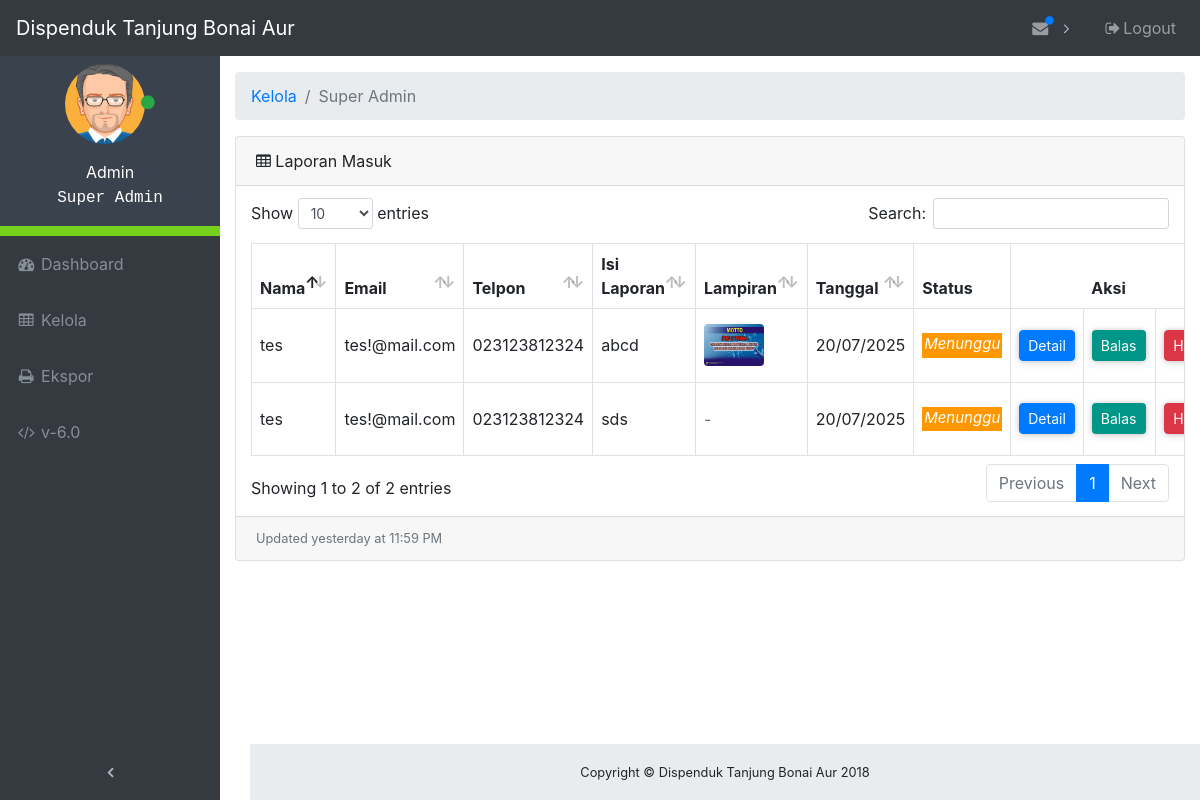
The app's page /admin/tables.php (signed in) with its own data.
### tables this page shows
CREATE TABLE `divisi` (
  `id_divisi` int(11) NOT NULL,
  `nama_divisi` varchar(64) NOT NULL
);

CREATE TABLE `laporan` (
  `id` int(11) NOT NULL,
  `nama` varchar(64) NOT NULL,
  `email` varchar(64) NOT NULL,
  `telpon` varchar(12) NOT NULL,
  `alamat` varchar(256) NOT NULL,
  `tujuan` int(11) NOT NULL,
  `isi` varchar(2048) NOT NULL,
  `file` varchar(255) DEFAULT NULL,
  `tanggal` timestamp NOT NULL DEFAULT current_timestamp() ON UPDATE current_timestamp(),
  `status` varchar(12) NOT NULL
);

### admin/database.php (called while the page is built, shortened)
<?php
$db_host = "localhost";
$db_user = "root";
$db_pass = "";
$db_name = "kp";
try {
    $db = new PDO("mysql:host=$db_host;dbname=$db_name", $db_user, $db_pass);
} catch(PDOException $e) {
    die("Terjadi masalah: " . $e->getMessage());
}
function logged_admin () {
    global $db, $admin_login, $divisi, $id_admin;
    $sql = "SELECT * FROM admin, divisi WHERE admin.username = :username AND admin.divisi = divisi.id_divisi";
    $stmt = $db->prepare($sql);
    $stmt->bindValue(':username', $admin_login);
    $stmt->execute();
    foreach ($stmt as $col) {
        $divisi = $col['nama_divisi'];
    }
}

### admin/tables.php (the view, shortened to what this page needs)
<?php
    require_once("database.php");
    logged_admin ();
?>
<!DOCTYPE html>
<html lang="en">
<head>
    <link href="vendor/bootstrap/css/bootstrap.css" rel="stylesheet">
    <link href="vendor/font-awesome/css/font-awesome.min.css" rel="stylesheet" type="text/css">
    <link href="vendor/datatables/dataTables.bootstrap4.css" rel="stylesheet">
    <link href="css/admin.css" rel="stylesheet">
</head>
<body class="fixed-nav sticky-footer" id="page-top">
    <nav class="navbar navbar-expand-lg navbar-dark bg-dark fixed-top" id="mainNav">
        <a class="navbar-brand" href="index">Dispenduk Tanjung Bonai Aur</a>
        <div class="collapse navbar-collapse" id="navbarResponsive">
            <ul class="navbar-nav navbar-sidenav sidebar-menu" id="exampleAccordion">
                <li class="sidebar-profile nav-item" data-toggle="tooltip" data-placement="right" title="Admin">
                    <div class="profile-main">
                        <p class="image">
                            <img alt="image" src="images/avatar1.png" width="80">
                            <span class="status"><i class="fa fa-circle text-success"></i></span>
                        </p>
                        <p>
                            <span class="">Admin</span><br>
                            <span class="user" style="font-family: monospace;"><?php echo $divisi; ?></span>
                        </p>
                    </div>
                </li>
                <li class="nav-item" data-toggle="tooltip" data-placement="right" title="Dashboard">
                    <a class="nav-link" href="index">
                        <i class="fa fa-fw fa-dashboard"></i>
                        <span class="nav-link-text">Dashboard</span>
                    </a>
                </li>
                <li class="nav-item" data-toggle="tooltip" data-placement="right" title="Tables">
                    <a class="nav-link" href="tables">
                        <i class="fa fa-fw fa-table"></i>
                        <span class="nav-link-text">Kelola</span>
                    </a>
                </li>
                <li class="nav-item" data-toggle="tooltip" data-placement="right" title="Export">
                    <a class="nav-link" href="export">
                        <i class="fa fa-fw fa-print"></i>
                        <span class="nav-link-text">Ekspor</span>
                    </a>
                </li>
                <li class="nav-item" data-toggle="tooltip" data-placement="right" title="Version">
                    <a class="nav-link" href="#VersionModal" data-toggle="modal" data-target="#VersionModal">
                        <i class="fa fa-fw fa-code"></i>
                        <span class="nav-link-text">v-6.0</span>
                    </a>
                </li>
            </ul>
            <ul class="navbar-nav sidenav-toggler">
                <li class="nav-item">
                    <a class="nav-link text-center" id="sidenavToggler">
                        <i class="fa fa-fw fa-angle-left"></i>
                    </a>
                </li>
            </ul>
            <ul class="navbar-nav ml-auto">
                <li class="nav-item dropdown">
                    <a class="nav-link dropdown-toggle mr-lg-2" id="messagesDropdown" href="#" data-toggle="dropdown" aria-haspopup="true" aria-expanded="false">
                        <i class="fa fa-fw fa-envelope"></i>
                        <span class="indicator text-primary d-none d-lg-block">
                            <i class="fa fa-fw fa-circle"></i>
                        </span>
                    </a>
                    <?php
                        $statement = $db->query("SELECT * FROM laporan ORDER BY laporan.id DESC LIMIT 1");
                     ?>
                </li>
                <li class="nav-item">
                    <a class="nav-link" data-toggle="modal" data-target="#exampleModal">
                        <i class="fa fa-fw fa-sign-out"></i>Logout
                    </a>
                </li>
            </ul>
        </div>
    </nav>
    <div class="content-wrapper">
        <div class="container-fluid">
            <ol class="breadcrumb">
                <li class="breadcrumb-item">
                    <a href="#">Kelola</a>
                </li>
                <li class="breadcrumb-item active"><?php echo $divisi; ?></li>
            </ol>
            <div class="card mb-3">
                <div class="card-header">
                    <i class="fa fa-table"></i> Laporan Masuk
                </div>
                <div class="card-body">
                    <div class="table-responsive">
                        <table class="table table-bordered" id="dataTable">
                            <thead>
    <tr>
        <th>Nama</th>
        <th>Email</th>
        <th>Telpon</th>
        <th>Isi Laporan</th>
        <th>Lampiran</th>
        <th>Tanggal</th>
        <th class="sorting_asc_disabled sorting_desc_disabled">Status</th>
        <th class="th-no-border sorting_asc_disabled sorting_desc_disabled"></th>
        <th class="th-no-border sorting_asc_disabled sorting_desc_disabled" style="text-align:right">Aksi</th>
        <th class="sorting_asc_disabled sorting_desc_disabled"></th>
    </tr>
</thead>
<tbody>
<?php
    if ($id_admin > 0) {
        $statement = $db->query("SELECT * FROM laporan, divisi WHERE laporan.tujuan = divisi.id_divisi AND laporan.tujuan = $id_admin ORDER BY laporan.id DESC");
    } else {
        $statement = $db->query("SELECT * FROM `laporan` ORDER BY id DESC");
    }
    foreach ($statement as $key ) {
        $mysqldate = $key['tanggal'];
        $phpdate = strtotime($mysqldate);
        $tanggal = date( 'd/m/Y', $phpdate);
        $status  = $key['status'];
        if($status == "Ditanggapi") {
            $style_status = "<p style=\"background-color:#009688;color:#fff;padding-left:2px;padding-right:2px;padding-bottom:2px;margin-top:16px;font-size:15px;font-style:italic;\">Ditanggapi</p>";
        } else {
            $style_status = "<p style=\"background-color:#FF9800;color:#fff;padding-left:2px;padding-right:2px;padding-bottom:2px;margin-top:16px;font-size:15px;font-style:italic;\">Menunggu</p>";
        }
        $lampiran = '';
        if (!empty($key['file'])) {
            $ext = strtolower(pathinfo($key['file'], PATHINFO_EXTENSION));
            $is_image = in_array($ext, ['jpg','jpeg','png','gif','bmp']);
            $file_url = "../uploads/" . $key['file'];
            if ($is_image) {
                $lampiran = "<a href='$file_url' target='_blank'><img src='$file_url' alt='Lampiran' style='max-width:60px;max-height:60px;border-radius:4px;'></a>";
            } else {
                $lampiran = "<a href='$file_url' target='_blank' class='btn btn-xs btn-info'>Download</a>";
            }
        } else {
            $lampiran = "<span class='text-muted'>-</span>";
        }
?>
    <tr>
        <td><?php echo $key['nama']; ?></td>
        <td><?php echo $key['email']; ?></td>
        <td><?php echo $key['telpon']; ?></td>
        <td><?php echo $key['isi']; ?></td>
        <td><?php echo $lampiran; ?></td>
        <td><?php echo $tanggal; ?></td>
        <td><?php echo $style_status; ?></td>
        <td class="td-no-border">
            <button type="button" class="btn btn-primary btn-sm btn-custom card-shadow-2" data-toggle="modal" data-target="#ModalDetail<?php echo $key['id']; ?>">
                Detail
            </button>
        </td>
        <td class="td-no-border">
            <button type="button" class="btn btn-primary-custom btn-sm btn-custom card-shadow-2" data-toggle="modal" data-target="#ModalBalas<?php echo $key['id']; ?>">
                Balas
            </button>
        </td>
        <td class="td-no-border">
            <button type="button" class="btn btn-danger btn-sm btn-custom card-shadow-2" data-toggle="modal" data-target="#ModalHapus<?php echo $key['id']; ?>">
                Hapus
            </button>
        </td>
    </tr>
<?php
    }
?>
</tbody>
                        </table>
                    </div>
                </div>
                <div class="card-footer small text-muted">Updated yesterday at 11:59 PM</div>
            </div>
        </div>
        <footer class="sticky-footer">
            <div class="container">
                <div class="text-center">
                    <small>Copyright © Dispenduk Tanjung Bonai Aur 2018</small>
                </div>
            </div>
        </footer>
    </div>
</body>
</html>

### admin/css/admin.css (style rules this page uses)
html { position: relative; min-height: 100%; }
body { overflow-x: hidden; }
body.sticky-footer { margin-bottom: 56px; }
body.sticky-footer .content-wrapper { min-height: calc(100vh - 56px - 56px); }
body.fixed-nav { padding-top: 56px; }
.content-wrapper { min-height: calc(100vh - 56px); padding-top: 1rem; }
#mainNav .navbar-collapse { overflow: auto; max-height: 75vh; }
#mainNav .navbar-collapse .navbar-nav .nav-item .nav-link { cursor: pointer; }
#mainNav .navbar-collapse .sidenav-toggler { display: none; }
#mainNav .navbar-collapse .navbar-nav > .nav-item.dropdown > .nav-link { position: relative; min-width: 45px; }
#mainNav .navbar-collapse .navbar-nav > .nav-item.dropdown > .nav-link:after { float: right; width: auto; content: '\f105'; border: none; font-family: 'FontAwesome'; }
#mainNav .navbar-collapse .navbar-nav > .nav-item.dropdown > .nav-link .indicator { position: absolute; top: 5px; left: 21px; font-size: 10px; }
@media (min-width: 992px) { #mainNav .navbar-brand { width: 250px; } }
@media (min-width: 992px) { #mainNav .navbar-collapse { overflow: visible; max-height: none; } }
@media (min-width: 992px) { #mainNav .navbar-collapse .navbar-sidenav { position: absolute; top: 0; left: 0; -webkit-flex-direction: column; -ms-flex-direction: column; flex-direction: column; margin-top: 56px; } }
@media (min-width: 992px) { #mainNav .navbar-collapse .navbar-sidenav > .nav-item { width: 220px; padding: 0; } }
@media (min-width: 992px) { #mainNav .navbar-collapse .navbar-sidenav > .nav-item > .nav-link { padding: 1em; } }
@media (min-width: 992px) { #mainNav .navbar-collapse .navbar-nav > .nav-item.dropdown > .nav-link { min-width: 0; } }
@media (min-width: 992px) { #mainNav .navbar-collapse .navbar-nav > .nav-item.dropdown > .nav-link:after { width: 24px; text-align: center; } }
#mainNav.fixed-top .sidenav-toggler { display: none; }
@media (min-width: 992px) { #mainNav.fixed-top .navbar-sidenav { height: calc(110vh - 112px); } }
@media (min-width: 992px) { #mainNav.fixed-top .sidenav-toggler { position: absolute; top: 0; left: 0; display: flex; -webkit-flex-direction: column; -ms-flex-direction: column; flex-direction: column; margin-top: calc(100vh - 56px); } }
@media (min-width: 992px) { #mainNav.fixed-top .sidenav-toggler > .nav-item { width: 220px; padding: 0; } }
@media (min-width: 992px) { #mainNav.fixed-top .sidenav-toggler > .nav-item > .nav-link { padding: 1em; } }
#mainNav.fixed-top.navbar-dark .sidenav-toggler a i { color: #adb5bd; }
.content-wrapper { overflow-x: hidden; background: white; }
@media (min-width: 992px) { .content-wrapper { margin-left: 220px; } }
#sidenavToggler i { font-weight: 800; }
#mainNav.navbar-dark .navbar-collapse .navbar-sidenav > .nav-item > .nav-link { color: #868e96; }
#mainNav.navbar-dark .navbar-collapse .navbar-nav > .nav-item.dropdown > .nav-link:after { color: #adb5bd; }
@media (min-width: 992px) { #mainNav.navbar-dark .navbar-collapse .navbar-sidenav { background: #343a40; } }
footer.sticky-footer { position: absolute; right: 0; bottom: 0; width: 100%; height: 56px; background-color: #e9ecef; line-height: 55px; }
@media (min-width: 992px) { footer.sticky-footer { width: calc(100% - 250px); } }
ul.sidebar-menu li.sidebar-profile { background-color: #3A434D; padding: 10px; color: #fff; text-align: center; border-bottom: 10px solid #76CF1C; }
ul.sidebar-menu li.sidebar-profile .image img { border-radius: 60%; }
ul.sidebar-menu li.sidebar-profile .status { margin-top: -10px; font-size: 7; margin-left: -9px; }
ul.sidebar-menu li.sidebar-profile .profile-main { margin-top: 8px; }
.btn-custom { display: inline-block; }
table th.th-no-border { border: none; }
.card-shadow-2 { border-radius: 4px; box-shadow: 0 0px 5px 0 rgba(0, 0, 0, 0.16), 0 2px 10px 0 rgba(0, 0, 0, 0.12); }
.btn-primary-custom { color: #fff; background-color: #009688; }

### records on screen
laporan: nama "tes", email "tes!@mail.com", telpon "023123812324", isi "abcd", file (picture), tanggal "20/07/2025", status "Menunggu"
laporan: nama "tes", email "tes!@mail.com", telpon "023123812324", isi "sds", tanggal "20/07/2025", status "Menunggu"

### other values on screen
$divisi "Super Admin"
